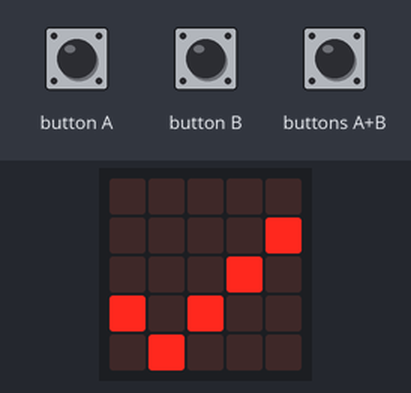
Simulated run of this program. Board: BBC micro:bit (MakeCode). Shown: the board's 5×5 LED display. Inputs (shaded band) come from the test bench.

Above: at 1.8 s.
1.9 s: button A pressed for 0.15 s
At 3.0 s:
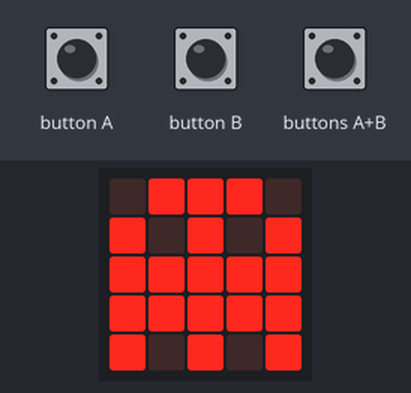
3.5 s: buttons A+B pressed for 0.15 s
At 4.3 s:
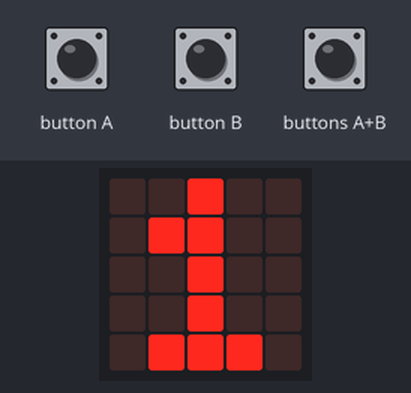
5.1 s: button A pressed for 0.15 s
At 6.4 s:
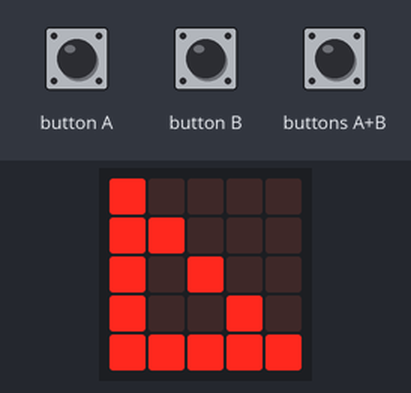
6.7 s: buttons A+B pressed for 1 s
At 8.9 s:
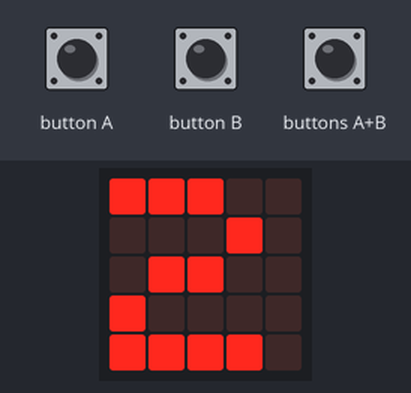
9.2 s: button B pressed for 0.15 s
At 9.8 s:
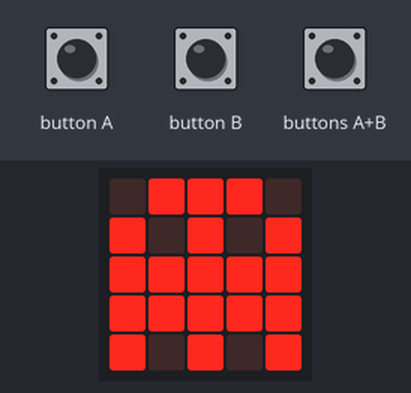
Timing chart, 0 to 11.8 s (numbered marks = the images above; inputs shaded):
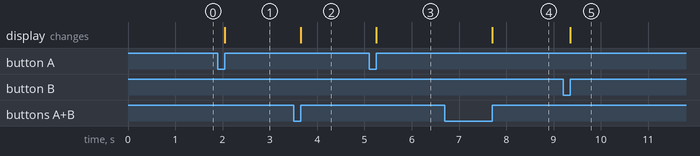

Measured:
- after the input at 1.9 s, the display: changes after 0.15 s (image 1)
- after the input at 3.5 s, the display: changes after 0.15 s (image 2)
- after the input at 5.1 s, the display: changes after 0.15 s (image 3)
- after the input at 6.7 s, the display: changes after 1.0 s (image 4)
- after the input at 9.2 s, the display: changes after 0.15 s (image 5)

The program:

main.ts
```typescript
input.onButtonPressed(Button.A, function () {
    if (opcion != 2) {
        opcion += 1
    } else {
        opcion = 0
    }
    mostrarOpcion(opcion)
})
function mostrarOpcion (núm: number) {
    if (opcion == 0) {
        basic.showIcon(IconNames.Yes)
    } else if (opcion == 1) {
        basic.showIcon(IconNames.Ghost)
    } else if (opcion == 2) {
        basic.showIcon(IconNames.LeftTriangle)
    }
}
input.onButtonPressed(Button.AB, function () {
    basic.showNumber(opcion)
})
input.onButtonPressed(Button.B, function () {
    if (opcion != 0) {
        opcion += -1
    } else {
        opcion = 2
    }
    mostrarOpcion(opcion)
})
let opcion = 0
opcion = 0
mostrarOpcion(opcion)
```

test.ts
```typescript
// aquí va el archivo "tests"; esto no se compilará cuando este paquete se utilice como una extensión.
```
